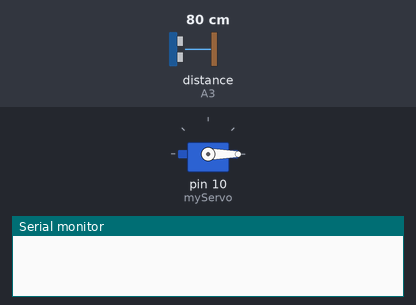
This sketch was run on a simulated Arduino Uno, built with avr-gcc and run on an emulated ATmega328P. Parts: servo, the last lines printed to the serial monitor. Wiring (inferred from the names in the program): ultrasonic range finder: trigger A2; echo A3. The test bench sets the inputs (shaded band); at power-on: distance to the obstacle (sensor on A3) 80 cm. The echo pulse lasts 58.3 µs per cm.

Above: at 0.01 s.
1.3 s: distance to the obstacle (sensor on A3) set to 4 cm
At 1.8 s:
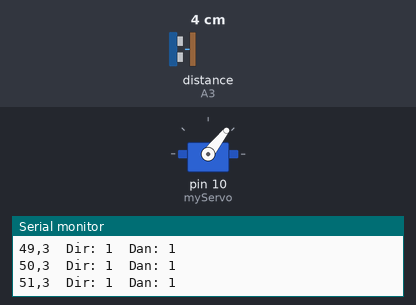
4.3 s: distance to the obstacle (sensor on A3) set to 35 cm
At 5.92 s:
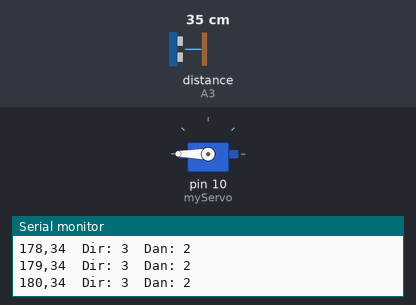
7.3 s: distance to the obstacle (sensor on A3) set to 123 cm
At 8.2 s:
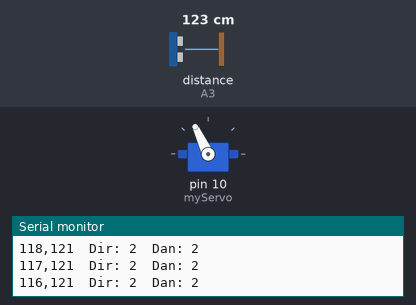
Timing chart, 0 to 19.3 s (numbered marks = the images above; inputs shaded):
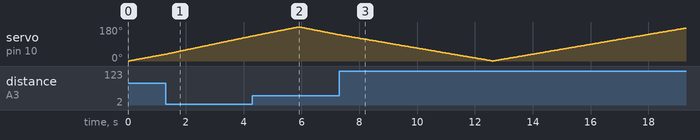

The sketch:

Distancia_en_servo_radar.ino
```cpp
// Includes the Servo library
#include<AFMotor.h>.
#include <Servo.h>.

// Defines Tirg and Echo pins of the Ultrasonic Sensor
const int trigPin = A2;
const int echoPin = A3;
// Variables for the duration and the distance
long duration;
int distance;
int direction; // 1=Left 2=Forwar 3=Right
int danger; // 1=menos de 30cm, 2=menos de 200cm, 3=más de 300cm.

Servo myServo; // Creates a servo object for controlling the servo motor

void setup() {
  pinMode(trigPin, OUTPUT); // Sets the trigPin as an Output
  pinMode(echoPin, INPUT); // Sets the echoPin as an Input
  Serial.begin(9600);
  myServo.attach(10); // Defines on which pin is the servo motor attached
}
void loop() {
  // rotates the servo motor from 15 to 165 degrees
for(int i=0;i<=180;i++){

  if(i<60){direction=1;} else if(i>60 and i<120){direction=2;} else if(i>120 and i<180){direction=3;}

  myServo.write(i);
  delay(30);
  distance = calculateDistance();// Calls a function for calculating the distance measured by the Ultrasonic sensor for each degree

 if(distance<30){danger=1;} else if(distance<200){danger=2;} else{danger=3;}

  if(distance<300){
    Serial.print(i); // Sends the current degree into the Serial Port
    Serial.print(","); // Sends addition character right next to the previous value needed later in the Processing IDE for indexing
    Serial.print(distance); // Sends the distance value into the Serial Port
    Serial.print("  Dir: ");
    Serial.print(direction);
    Serial.print("  Dan: ");
    Serial.print(danger);
    Serial.println(" "); // Sends addition character right next to the previous value needed later in the Processing IDE for indexing
  }
  }
  // Repeats the previous lines from 165 to 15 degrees
for(int i=180;i>0;i--){

  if(i<60){direction=1;} else if(i>60 and i<120){direction=2;} else if(i>120 and i<180){direction=3;}

  myServo.write(i);
  delay(30);
  distance = calculateDistance();

  if(distance<30){danger=1;} else if(distance<200){danger=2;} else{danger=3;}

  if(distance<300){
  Serial.print(i);
  Serial.print(",");
  Serial.print(distance);
  Serial.print("  Dir: ");
  Serial.print(direction);
  Serial.print("  Dan: ");
  Serial.print(danger);
  Serial.println(" ");
  }
  }
}
// Function for calculating the distance measured by the Ultrasonic sensor
int calculateDistance(){

  digitalWrite(trigPin, LOW);
  delayMicroseconds(2);
  // Sets the trigPin on HIGH state for 10 micro seconds
  digitalWrite(trigPin, HIGH);
  delayMicroseconds(10);
  digitalWrite(trigPin, LOW);
  duration = pulseIn(echoPin, HIGH); // Reads the echoPin, returns the sound wave travel time in microseconds
  distance= duration*0.034/2;
  return distance;
}
```
